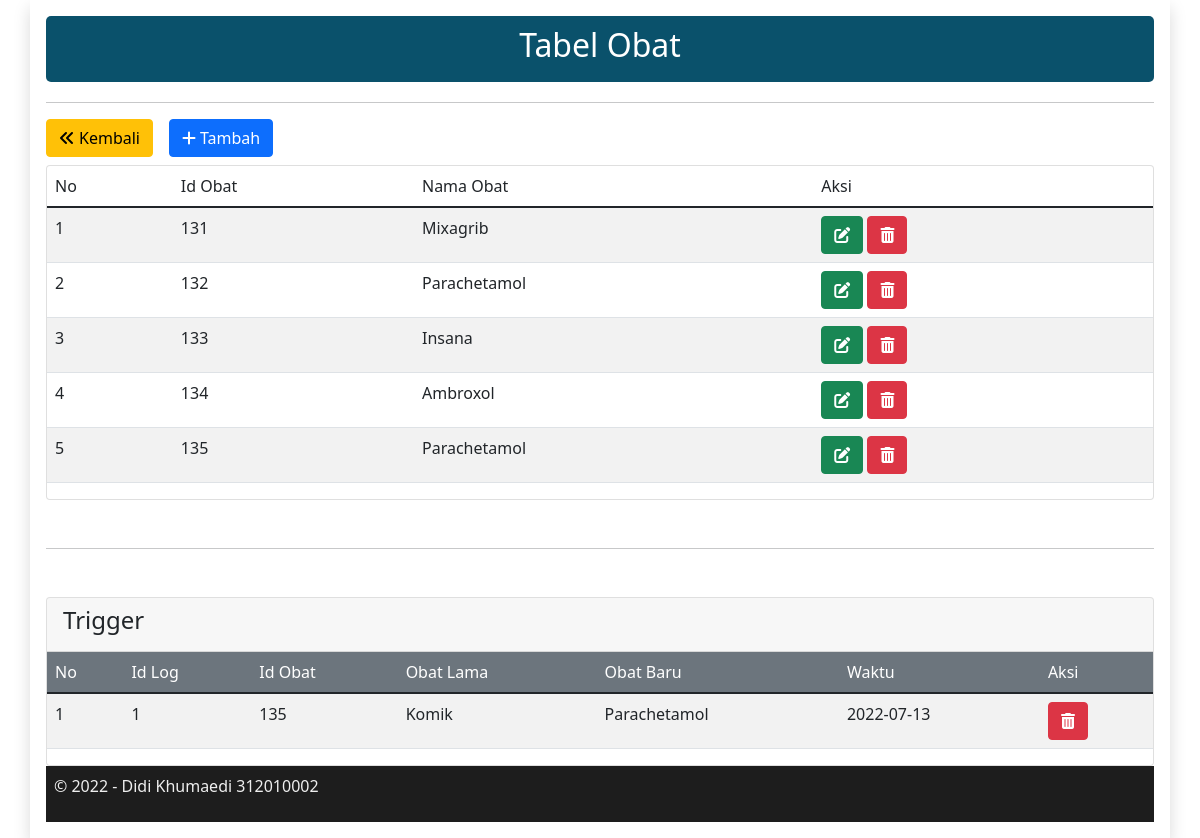
The page /obat/obat.php (signed in) on the database its author committed.
### tables this page shows
CREATE TABLE `obat` (
  `id_obat` int(5) NOT NULL,
  `nama_obat` varchar(100) DEFAULT NULL
);

CREATE TABLE `log_obat` (
  `id_log` int(5) NOT NULL,
  `id_obat` int(5) NOT NULL,
  `obat_lama` varchar(64) NOT NULL,
  `obat_baru` varchar(64) NOT NULL,
  `waktu` date NOT NULL
);

### obat/obat.php (the view, shortened to what this page needs)
<!DOCTYPE html>
<html lang="en">
<head>
	<link rel="stylesheet" href="../css/bootstrap.min.css" />
	<link rel="stylesheet" href="../fontawesome/fontawesome/css/all.css" />
</head>
<body>
<div class="container shadow p-3">
	<header class="hero text-white">
	<h2 align="center">Tabel Obat</h2>
	</header>
	<hr>
	<div class="btn-toolbar mb-2 mb-md-10">
		<a class="btn btn-warning me-3" href="../data.php" role="button"><i class="fa-solid fa-angles-left me-1"></i>Kembali</a>
		<a class="btn btn-primary" href="obat_tambah.php" role="button"><i class="fa-solid fa-plus me-1"></i>Tambah</a>
	</div>
	<div class="card mb-5">
	<div class="table-responsive">
    <table class="table table-striped table-hover">
        <thead>
            <tr>
                <td>No</td>
				<td>Id Obat</td>
                <td>Nama Obat</td>
				<td>Aksi</td>
            </tr>
        </thead>
        <?php
        require "../koneksi.php";
        $no = 1;
        $sql = mysqli_query($con, 'SELECT * FROM obat');
        while ($data = mysqli_fetch_array($sql)) {
        ?>
            <tr>
                <td><?php echo $no++ ?></td>
				<td><?php echo $data['id_obat'] ?></td>
                <td><?php echo $data['nama_obat'] ?></td>
				<td>
					<a class="btn btn-success" href="obat_ubah.php?id=<?= $data['id_obat'];?>" role="button"><i class="fa-solid fa-pen-to-square"></i></a>
					<a class="btn btn-danger" href="obat_hapus.php?id=<?= $data['id_obat'];?>" role="button"><i class="fa-solid fa-trash-can"></i></a>
				</td>
            </tr>
        <?php } ?>
    </table>
	</div>
	</div>
	<hr class="divider">
	<div class="card mt-5">
	<div class="card-header">
        <h4>Trigger</h4>
    </div>
	<div class="table-responsive">
    <table class="table table-striped table-hover">
        <thead class="card-header text-white bg-secondary">
            <tr>
                <td>No</td>
				<td>Id Log</td>
				<td>Id Obat</td>
                <td>Obat Lama</td>
				<td>Obat Baru</td>
				<td>Waktu</td>
				<td>Aksi</td>
            </tr>
        </thead>
        <?php
        $no = 1;
        $sql = mysqli_query($con, 'SELECT * FROM log_obat');
        while ($data = mysqli_fetch_array($sql)) {
        ?>
            <tr>
                <td><?php echo $no++ ?></td>
				<td><?php echo $data['id_log'] ?></td>
				<td><?php echo $data['id_obat'] ?></td>
                <td><?php echo $data['obat_lama'] ?></td>
				<td><?php echo $data['obat_baru'] ?></td>
				<td><?php echo $data['waktu'] ?></td>
				<td><a class="btn btn-danger" href="hapus_triger.php?id=<?= $data['id_log'];?>" role="button"><i class="fa-solid fa-trash-can"></i></a></td>
            </tr>
        <?php } ?>
    </table>
	</div>
	</div>
	<?php require "../footer.php";?>
</div>
</body>
</html>

### footer.php (shortened to what this page needs)
<footer>
	<p>&copy; 2022 - Didi Khumaedi 312010002</p>
</footer>

### obat/obat.php (style rules this page uses)
.hero { background-color: #0a516b; border-radius: 5px; padding: 10px 23px; margin-bottom: 20px; }

### footer.php (style rules this page uses)
footer { clear:both; background-color:#1d1d1d; padding:8px; color:#eee; }

### rows shown on the page
obat: id_obat "131", nama_obat "Mixagrib"
obat: id_obat "132", nama_obat "Parachetamol"
obat: id_obat "133", nama_obat "Insana"
obat: id_obat "134", nama_obat "Ambroxol"
obat: id_obat "135", nama_obat "Parachetamol"
log_obat: id_log "1", id_obat "135", obat_lama "Komik", obat_baru "Parachetamol", waktu "2022-07-13"
